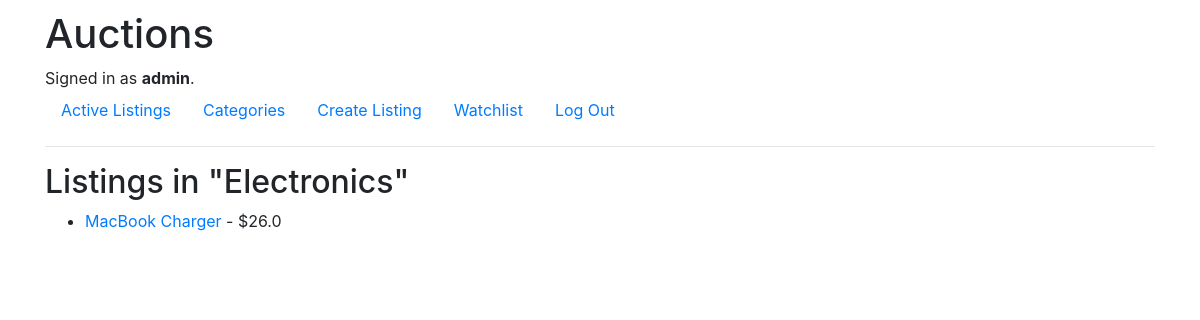
Screenshot of /categories/Electronics (signed in) with the database file from the repository.
### auctions/models.py (models this page shows, shortened)
class User(AbstractUser):
    watchlist = models.ManyToManyField('Listing', blank=True, related_name="watchlisted_by")

class Listing(models.Model):
    title = models.CharField(max_length=64)
    description = models.TextField()
    starting_bid = models.FloatField()
    image_url = models.URLField(blank=True, null=True)
    category = models.CharField(max_length=64, blank=True, null=True)
    owner = models.ForeignKey(User, on_delete=models.CASCADE, related_name="listings")
    is_active = models.BooleanField(default=True)
    winner = models.ForeignKey(User, null=True, blank=True, on_delete=models.SET_NULL, related_name="won_listings")

### auctions/views.py (the view)
# urls.py: path("categories/<str:category_name>", views.category_listings, name="category_listings")
def category_listings(request, category_name):
    listings = Listing.objects.filter(category=category_name, is_active=True)
    return render(request, "auctions/category_listings.html", {
        "category": category_name,
        "listings": listings
    })

### auctions/templates/auctions/category_listings.html
{% extends "auctions/layout.html" %}
{% block body %}
  <h2>Listings in "{{ category }}"</h2>
  <ul>
    {% for listing in listings %}
      <li>
        <a href="{% url 'listing' listing.id %}">{{ listing.title }}</a> - ${{ listing.starting_bid }}
      </li>
    {% empty %}
      <li>No active listings in this category.</li>
    {% endfor %}
  </ul>
{% endblock %}

### auctions/templates/auctions/layout.html (shortened to what this page needs)
{% load static %}
<!DOCTYPE html>
<html lang="en">
    <head>
        <link rel="stylesheet" href="https://stackpath.bootstrapcdn.com/bootstrap/4.4.1/css/bootstrap.min.css"
>
        <link href="{% static 'auctions/styles.css' %}" rel="stylesheet">
    </head>
    <body>
        <div class="container">
            <h1>Auctions</h1>
            <div>
                {% if user.is_authenticated %}
                    Signed in as <strong>{{ user.username }}</strong>.
                {% else %}
                    Not signed in.
                {% endif %}
            </div>
            <ul class="nav">
                <li class="nav-item">
                    <a class="nav-link" href="{% url 'index' %}">Active Listings</a>
                </li>
                <li class="nav-item">
                    <a class="nav-link" href="{% url 'categories' %}">Categories</a>
                </li>
                {% if user.is_authenticated %}
                    <li class="nav-item">
                        <a class="nav-link" href="{% url 'create_listing' %}">Create Listing</a>
                    </li>
                    <li class="nav-item">
                        <a class="nav-link" href="{% url 'watchlist' %}">Watchlist</a>
                    </li>
                    <li class="nav-item">
                        <a class="nav-link" href="{% url 'logout' %}">Log Out</a>
                    </li>
                {% endif %}
            </ul>
            <hr>
            {% block body %}
            {% endblock %}
        </div>
    </body>
</html>

### auctions/static/auctions/styles.css (style rules this page uses)
body { padding: 10px; }

### rows the page displays
User: username "admin"
Listing: category "Electronics", title "MacBook Charger", starting_bid "26.0"
